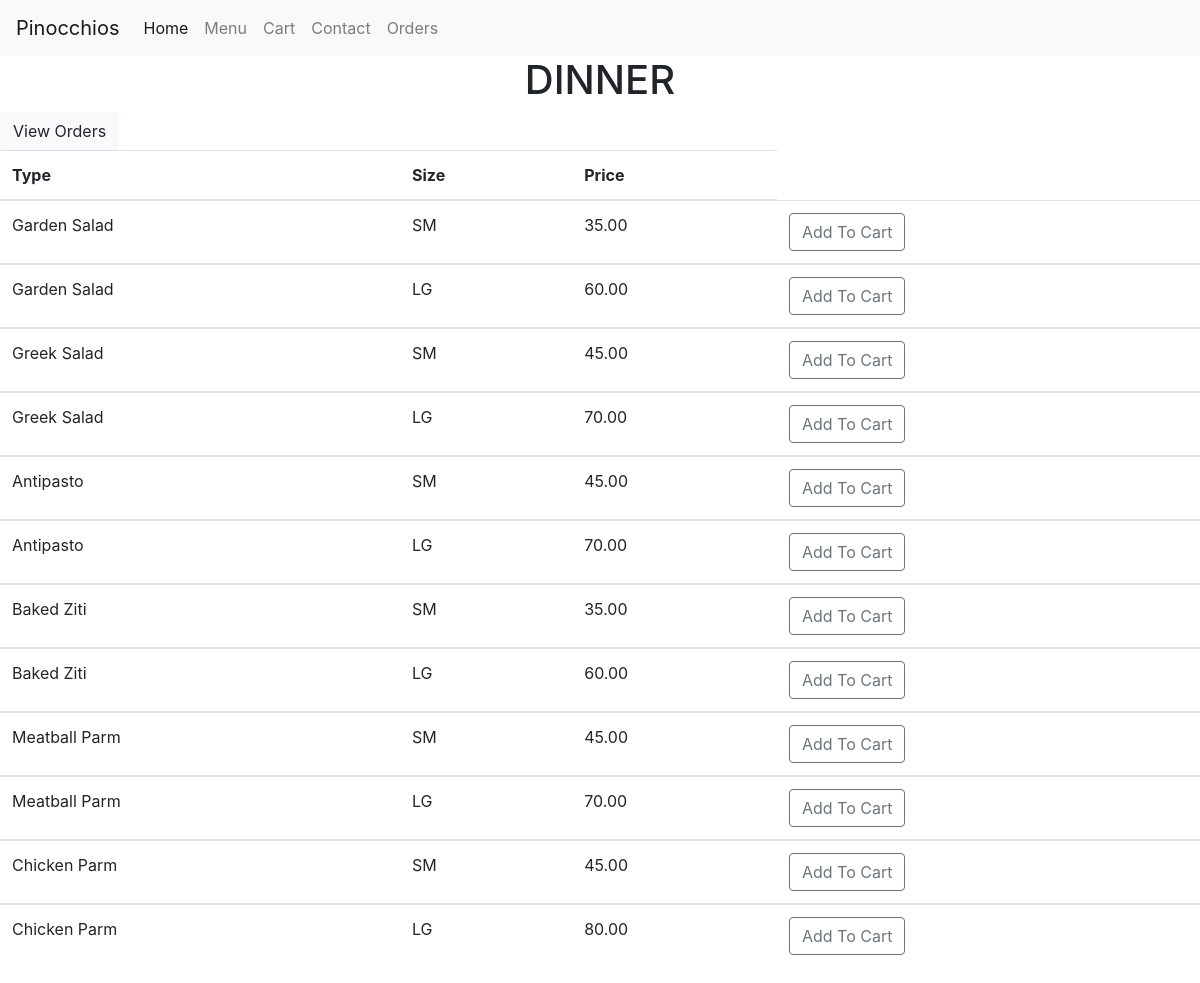
The app's page /menudinner with its own data.
### orders/models.py (models this page shows)
class Dinner(models.Model):
    Small='SM'
    Large='LG'
    SIZE_CHOICES=(
        (Small,'Small'),
        (Large,'Large'))
    Dinner=models.CharField(max_length=64)
    Size=models.CharField(
        max_length=64,
        choices=SIZE_CHOICES,
        )
    Price=models.DecimalField(
        max_digits=5,
        decimal_places=2,
        default=1
        )
    def __str__(self):
        return f"{self.Dinner} {self.Size} {self.Price}"

### orders/views.py (the view)
# urls.py: path("menudinner", views.menudinner, name="menudinner"),
def menudinner(request):
     context = {
       "Dinner" :Dinner.objects.all()
     }
     return render(request, "dinner.html",context)

### templates/dinner.html (shortened to what this page needs)
{% extends 'base.html' %}
{% block content %}
<h1 style="text-align:center;">DINNER</h1>
<table class="table">
    <thead>
  <a class="btn btn-light" href="{% url 'view' %}">View Orders</a>
    <tr>
        <th scope="col">Type</th>
        <th scope="col">Size</th>
        <th scope="col">Price</th>
    </thead>
    {% for item in Dinner %}
     <tbody>
    <tr scope="row">
        <td>{{ item.Dinner }}</td>
        <td>{{ item.Size }}</td>
        <td>{{ item.Price }}</td>
<td> <a class=" btn btn-outline-secondary" href="{% url 'add' item item.Price %}">Add To Cart</a> </td>
    </tr>
     </tbody>
    {% endfor %}
</table>
{% endblock %}

### templates/base.html (style rules this page uses)
a { color:black; }

### records on screen
Dinner: Dinner "Garden Salad", Size "SM", Price "35.00"
Dinner: Dinner "Garden Salad", Size "LG", Price "60.00"
Dinner: Dinner "Greek Salad", Size "SM", Price "45.00"
Dinner: Dinner "Greek Salad", Size "LG", Price "70.00"
Dinner: Dinner "Antipasto", Size "SM", Price "45.00"
Dinner: Dinner "Antipasto", Size "LG", Price "70.00"
Dinner: Dinner "Baked Ziti", Size "SM", Price "35.00"
Dinner: Dinner "Baked Ziti", Size "LG", Price "60.00"
Dinner: Dinner "Meatball Parm", Size "SM", Price "45.00"
Dinner: Dinner "Meatball Parm", Size "LG", Price "70.00"
Dinner: Dinner "Chicken Parm", Size "SM", Price "45.00"
Dinner: Dinner "Chicken Parm", Size "LG", Price "80.00"
